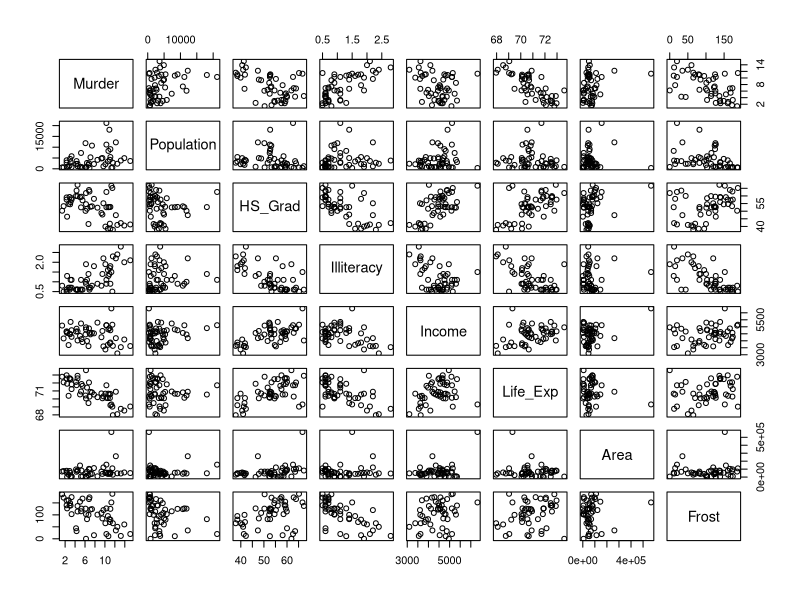
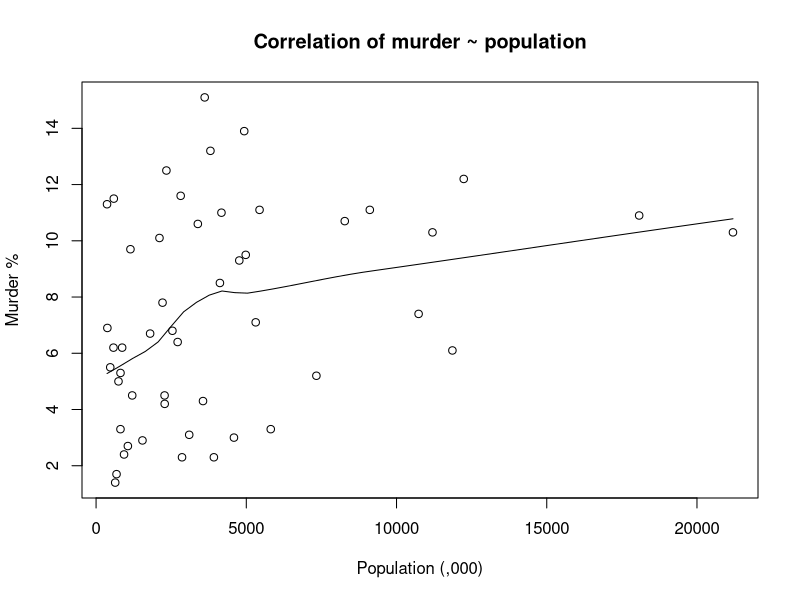
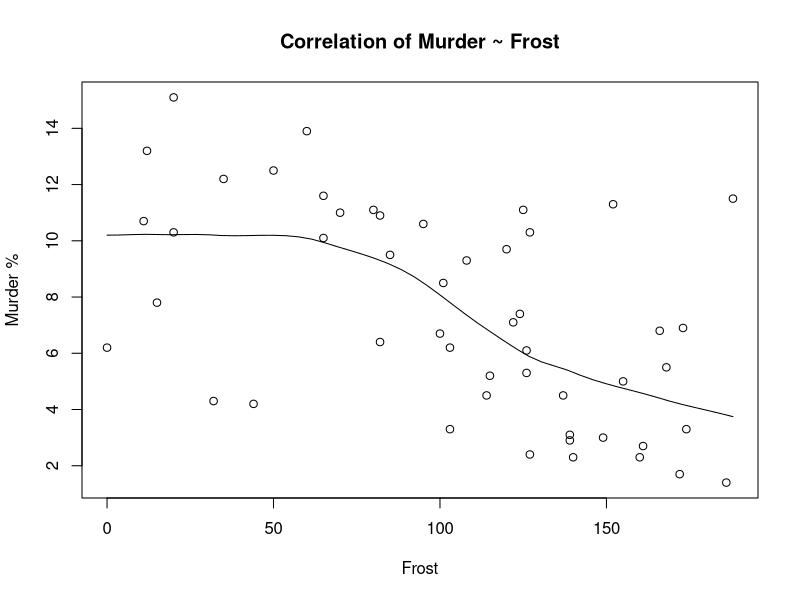
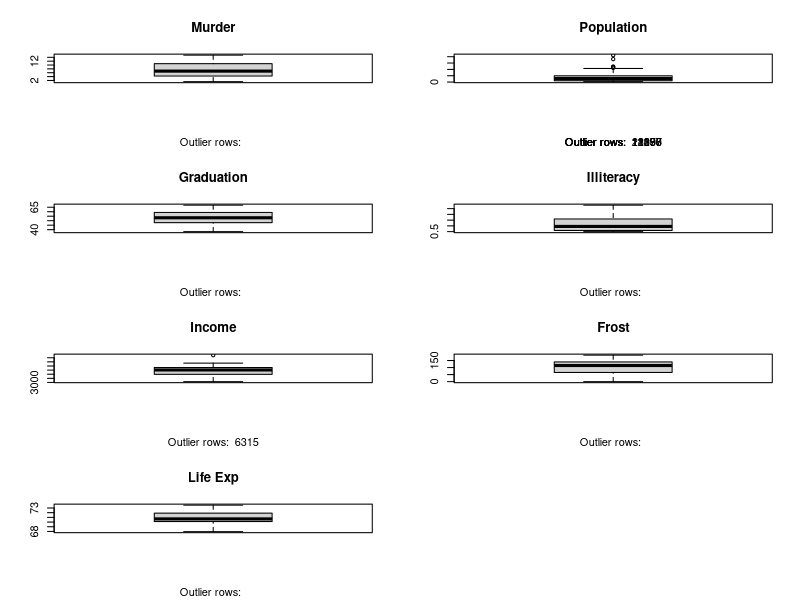
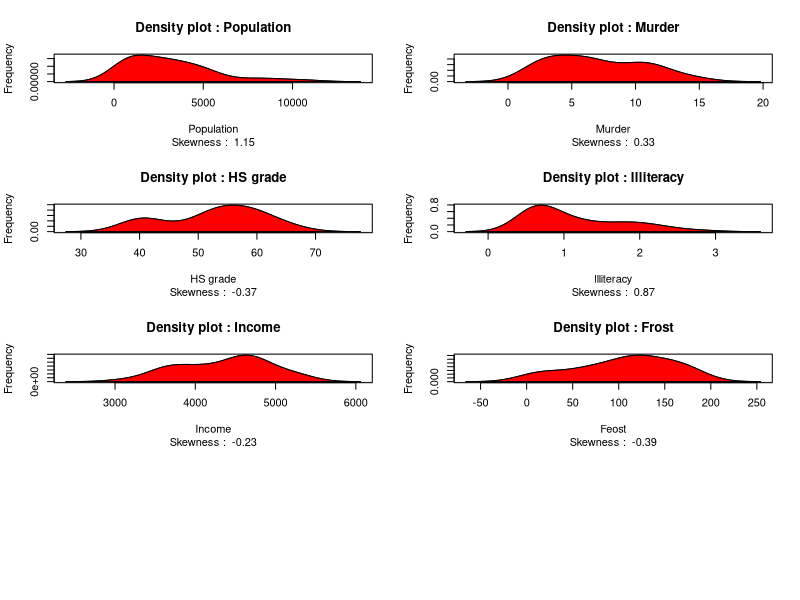
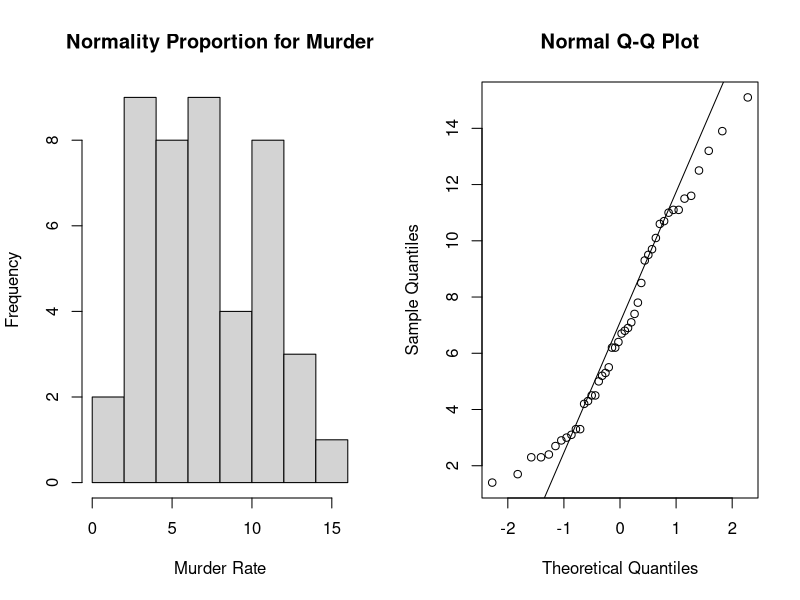
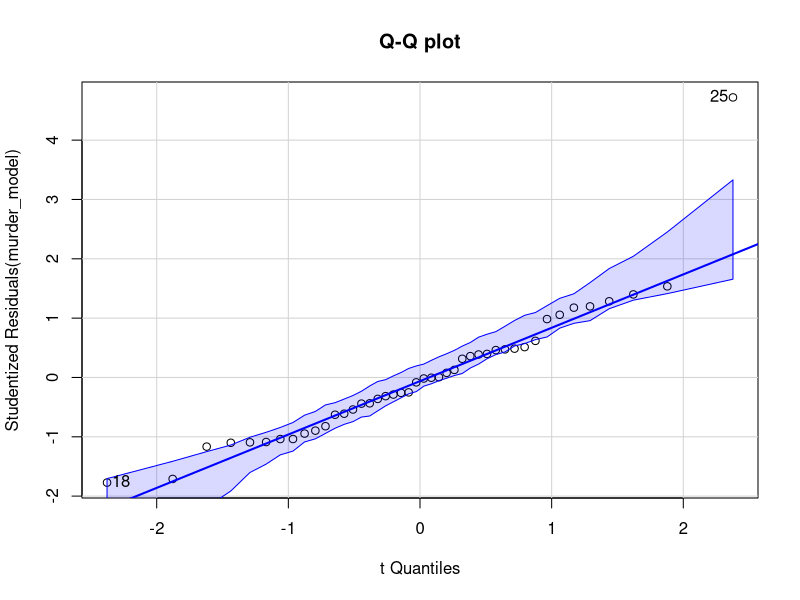

Here is the R script that generated these plots, in order: (Note: this script raises an error after producing the figures.)
# USA murder rate dataset
states <- as.data.frame(state.x77)

colnames(states)[colnames(states) == "Life Exp"] <- "Life_Exp"
colnames(states)[colnames(states) == "HS Grad"] <- "HS_Grad"

variables_of_interest <- c("Murder",
                           "Population",
                           "HS_Grad",
                           "Illiteracy",
                           "Income",
                           "Life_Exp",
                           "Area",
                           "Frost")
pairs(states[variables_of_interest])

scatter.smooth(x = states$Population,
               y = states$Murder,
               xlab = "Population (,000)",
               ylab = "Murder %", 
               main = "Correlation of murder ~ population")

cor(states$Murder, states$Population)

scatter.smooth(x = states$Frost,
               y = states$Murder,
               main = "Correlation of Murder ~ Frost",
               xlab = "Frost",
               ylab = "Murder %")

cor(states$Murder, states$Frost)

paste("Correlation for Murder and Frost: ", cor(states$Murder, states$Frost))
paste("Correlation for Murder and Illiteracy: ", cor(states$Murder, states$Illiteracy))
paste("Correlation for Murder and Population: ", cor(states$Murder, states$Population))
paste("Correlation for Murder and HS Grad: ", cor(states$Murder, states$HS_Grad))
paste("Correlation for Murder and Income: ", cor(states$Murder, states$Income))
paste("Correlation for Murder and Life Exp: ", cor(states$Murder, states$Life_Exp))
paste("Correlation for Murder and Area: ", cor(states$Murder, states$Area))

opar <- par(no.readonly = TRUE)
par(mfrow = c(4, 2)) # divide graph area in 3 rows by 2 columns
attach(states)
boxplot(Murder,
        main = "Murder",
        sub = paste("Outlier rows: ",
                    boxplot.stats(Murder)$out)) # box plot for 'murder'
boxplot(Population,
        main = "Population",
        sub = paste("Outlier rows: ",
                    boxplot.stats(Population)$out)) # box plot for 'Population'
boxplot(states$HS_Grad,
        main = "Graduation",
        sub = paste("Outlier rows: ",
                    boxplot.stats(states$HS_Grad)$out)) # box plot for 'HS Grad'
boxplot(Illiteracy,
        main = "Illiteracy",
        sub = paste("Outlier rows: ",
                    boxplot.stats(Illiteracy)$out)) # box plot for 'HS Grad'
boxplot(Income,
        main = "Income",
        sub = paste("Outlier rows: ",
                    boxplot.stats(Income)$out)) # box plot for 'HS Grad'
boxplot(Frost,
        main = "Frost",
        sub = paste("Outlier rows: ",
                    boxplot.stats(Frost)$out)) # box plot for 'HS Grad'
boxplot(states$Life_Exp,
        main = "Life Exp",
        sub = paste("Outlier rows: ",
                    boxplot.stats(states$Life_Exp)$out)) # box plot for 'HS Grad'
detach(states)
par(opar)

# Use boxplot.stats() function to generate relevant outliers
outlier_values <- boxplot.stats(states$Population)$out # outlier values.
paste("Population outliers: ", paste(outlier_values, collapse=", "))

# Use boxplot.stats() function to generate relevant outliers
outlier_values <- boxplot.stats(states$Income)$out # outlier values.
paste("Income outliers: ", paste(outlier_values, collapse=", "))

# Remove population outliers
states <- subset(states,
                 states$Population != 21198
                 & states$Population != 11197
                 & states$Population != 18076
                 & states$Population != 11860
                 & states$Population != 12237)
# Remove Income outliers
states <- subset(states, states$Income != 6315)

# Skewness function to examine normality
#install.packages("e1071")
library(e1071)
opar <- par(no.readonly = TRUE)
par(mfrow = c(4,2)) # divide graph area into 1 row x 2 cols
# density plot for speed
# minimally skewed to the left
# skewness of < -1 or > 1 = highly skewed
# -1 to -0.5 and 0.5 to 1 = moderately skewed
# Skewness of -0.5 to 0.5 = approx symetrical

plot(density(states$Population),
     main = "Density plot : Population",
     ylab = "Frequency", xlab = "Population",
     sub = paste("Skewness : ", round(e1071::skewness(states$Population), 2)))

# fill the area under the plot

polygon(density(states$Population), col = "red")

plot(density(states$Murder),
     main = "Density plot : Murder",
     ylab = "Frequency", xlab = "Murder",
     sub = paste("Skewness : ", round(e1071::skewness(states$Murder), 2)))
polygon(density(states$Murder), col = "red")

plot(density(states$HS_Grad),
     main = "Density plot : HS grade",
     ylab = "Frequency", xlab = "HS grade",
     sub = paste("Skewness : ", round(e1071::skewness(states$HS_Grad), 2)))
# fill the area under the plot
polygon(density(states$HS_Grad), col = "red")

plot(density(states$Illiteracy),
     main = "Density plot : Illiteracy",
     ylab = "Frequency", xlab = "Illiteracy",
     sub = paste("Skewness : ", round(e1071::skewness(states$Illiteracy), 2)))
polygon(density(states$Illiteracy), col = "red")

plot(density(states$Income),
     main = "Density plot : Income",
     ylab = "Frequency", xlab = "Income",
     sub = paste("Skewness : ", round(e1071::skewness(states$Income), 2)))
# fill the area under the plot
polygon(density(states$Income), col = "red")

plot(density(states$Frost),
     main = "Density plot : Frost",
     ylab = "Frequency", xlab = "Feost",
     sub = paste("Skewness : ", round(e1071::skewness(states$Frost), 2)))
# fill the area under the plot
polygon(density(states$Frost), col = "red")
par <- opar


opar <- par(no.readonly = TRUE)
par(mfrow = c(1,2))

# Display histogram and QQ plot side by side

hist(states$Murder, 
     main = "Normality Proportion for Murder", 
     xlab = "Murder Rate")

qqnorm(states$Murder)
qqline(states$Murder)

par <- opar
# Run the normality test
# Make decisions on whether to keep variables or not
attach(states)
murder_model <- lm(Murder ~
                     Illiteracy + 
                     Population +
                     HS_Grad +
                     Income +
                     Frost)
summary(murder_model)
par(mfrow = c(1,1))

# A probability plot if all points are close to line then
# we have met the normality assumption very well
install.packages("car")
library(car)
qqPlot(murder_model, 
       labels = row.names(states), 
       id.method = "identify", 
       simulate = TRUE, 
       main = "Q-Q plot")

# Split data into training and testing data
# 70% train, 30% test
set.seed(1)
no_rows_data <- nrow(states)
sample_data <- sample(1:no_rows_data, 
                      size= round(0.7 * no_rows_data), 
                      replace = FALSE)

training_data <- states[sample_data, ]
testing_data<- states[-sample_data, ]

attach(training_data)
murder_model <- lm(Murder ~
                     Illiteracy + 
                     Population +
                     HS_Grad +
                     Income +
                     Frost, data = training_data)
summary(murder_model)

qqPlot(murder_model, 
       labels = row.names(states), 
       id.method = "identify", 
       simulate = TRUE, 
       main = "Q-Q plot")

# Examine the outliers to investigate issues
training_data["Nevada" ,]
training_data["Rhode Island" ,]

fitted(murder_model)["Nevada"]
fitted(murder_model)["Rhode Island"]

student_murder_model <- rstudent(murder_model)
hist(student_murder_model, 
     breaks = 10,
     freq = FALSE,
     xlab = "Studentised residual",
     main = "Distribution of errors")

curve(dnorm(x, mean = mean(student_murder_model), 
            sd = sd(student_murder_model)), 
      add = TRUE, 
      col = "blue",
      lwd = 2)

lines(density(student_murder_model)$x,
      density(student_murder_model)$y,
      col = "red", 
      lty = 2,
      lwd =2)

legend("topright", 
       legend = c("Normal Curve", "Kernel Density Curve"), 
       lty=1, col = c("blue", "red"), cex = 0.7)

outlierTest(murder_model)

# Remove Nevada from the dataset
